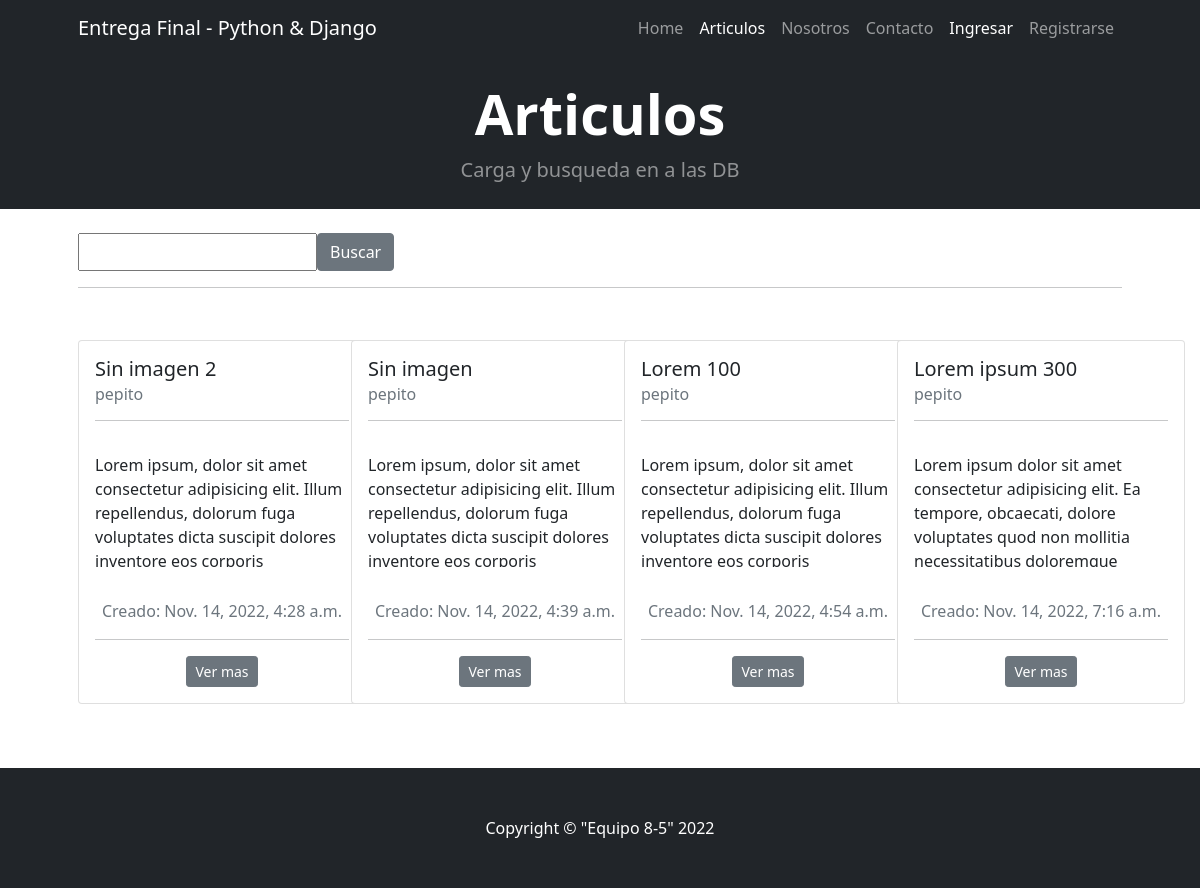
The app's page /items/, older data.
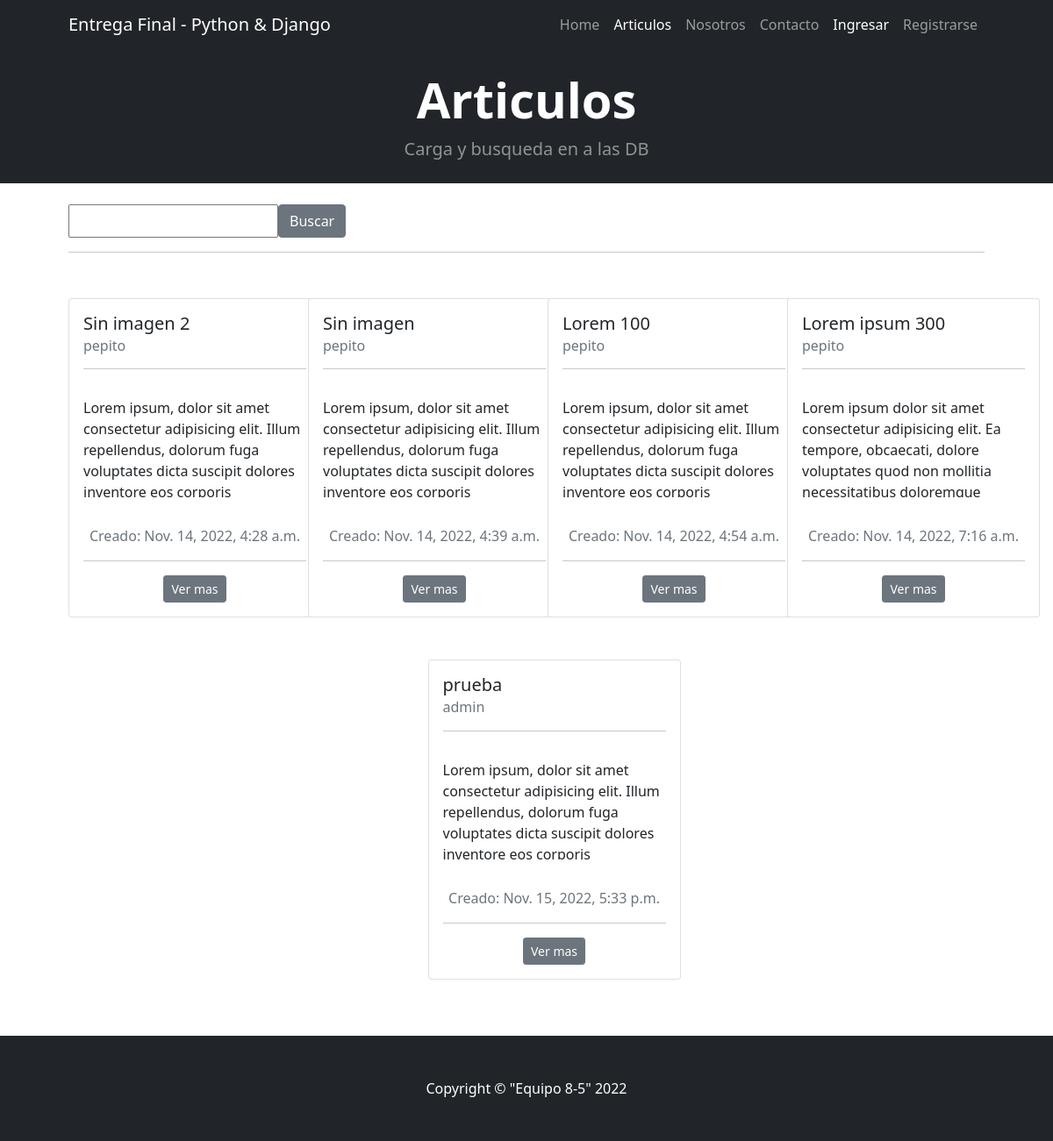
The same page, newer data.
### items/models.py (models this page shows, shortened)
class New(models.Model):
    tittle = models.CharField(max_length=25)
    body = RichTextField(blank=True, null=True)
    creation_date = models.DateTimeField(auto_now_add=True, blank=True, null=True)
    owner_name = models.ForeignKey(User, on_delete=models.CASCADE)
    image = models.ImageField(upload_to='images/', blank=True, null=True)

### items/views.py (the view)
# urls.py: path('', views.Items.as_view(), name='items'),
class Items(ListView):
    item = New
    template_name = 'items/items.html'
    def get_queryset(self):
        tittle = self.request.GET.get('tittle', '')
        if tittle:
            object_list = self.item.objects.filter(tittle__icontains=tittle)
        else:
            object_list = self.item.objects.all()
        return object_list
    def get_context_data(self, **kwargs):
        context = super().get_context_data(**kwargs)
        context["form"] = SearchNewsForms()
        return context

### items/forms.py
class SearchNewsForms(forms.Form):
    tittle = forms.CharField(max_length=20, label="")

### items/templates/items/items.html (shortened to what this page needs)
{% extends 'bases/base.html' %}
{% block active-page %}
<ul class="navbar-nav ms-auto mb-2 mb-lg-0">
    <li class="nav-item"><a class="nav-link" href={% url 'index' %}>Home</a></li>
    <li class="nav-item"><a class="nav-link  active" aria-current="page" href={% url 'items' %}>Articulos</a></li>
    <li class="nav-item"><a class="nav-link" href={% url 'about' %}>Nosotros</a></li>
    <li class="nav-item"><a class="nav-link" href={% url 'contact' %}>Contacto</a></li>
    {% if request.user.is_authenticated %}
        <li class="nav-item"><a class="nav-link active text-decoration-underline" href={% url 'profile' %}>Hola {{request.user.username}}!</a></li>
        <li class="nav-item"><a class="nav-link" href={% url 'logout' %}>Cerrar Sesion</a></li>
    {% else %}
        <li class="nav-item"><a class="nav-link active" href={% url 'login' %}>Ingresar</a></li>
        <li class="nav-item"><a class="nav-link" href={% url 'register' %}>Registrarse</a></li>
    {% endif %}
</ul>
{% endblock active-page %}
{% block content-block %}
<header class="bg-dark py-3">
    <div class="container px-4 px-lg-5 my-2">
        <div class="text-center text-white">
            <h1 class="display-4 fw-bolder">Articulos</h1>
            <p class="lead fw-normal text-white-50 mb-0">Carga y busqueda en a las DB</p>
        </div>
    </div>
</header>
<section class="py-3">
    <div class="container px-lg-5 my-2">
        <form action={% url 'items' %} method="GET" class="d-flex">
            {{ form }}
            <button class="btn btn-secondary" type="submit">Buscar</button>
        </form>
        <hr>
    </div>
</section>
<section class="py-3">
    <div class="container px-4 px-lg-5 mt-1">
        <div class="row gx-4 gx-lg-5 row-cols-2 row-cols-md-3 row-cols-xl-4 justify-content-center">
            {% if object_list %}
                {% for item in object_list %}
                    <div class="col mb-5">
                        <div class="card" style="width: 18rem;">
                            <div class="card-body mb-0">
                                <h5 class="card-title">{{ item.tittle }}</h5>
                                <h6 class="card-subtitle mb-2 text-muted">{{ item.owner_name }}</h6>
                                <hr>
                                <div class="card-body-text overflow-hidden mt-0 overflow-hidden" style="height: 130px;">
                                    <p>{{ item.body|safe }}</p>
                                </div>
                            </div>
                            <div class="card-body text-center mt-0">
                                <p class="card-text text-muted">Creado: {{ item.creation_date}}</p>
                                <hr>
                                <a class="btn btn-sm btn-secondary" href={% url 'read' item.pk %}>Ver mas</a>
                            </div>
                        </div>
                    </div>
                {% endfor %}
            {% endif %}
        </div>
    </div>
</section>
{% endblock content-block %}

Row changes from the older to the newer data that the page shows:
added New: tittle "prueba", owner_name "admin", body "Lorem ipsum, dolor sit amet consectetur adipisicing elit. Illum repellendus, dolorum fuga voluptates dicta suscipit dolores inventore eos corporis…", creation_date "Nov. 15, 2022, 5:33 p.m."
